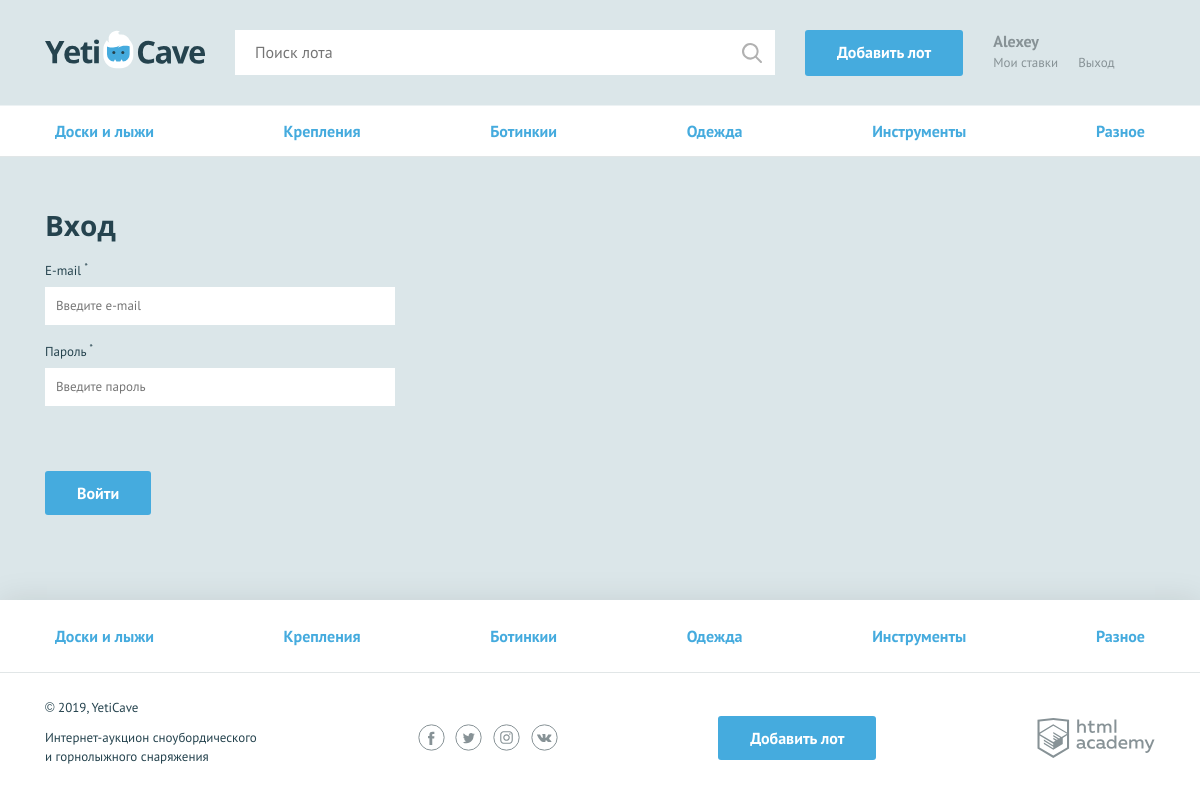
The page /login.php on the database its author committed.
### tables this page shows
CREATE TABLE categories
(
    id          BIGINT UNSIGNED AUTO_INCREMENT PRIMARY KEY,
    created_on  TIMESTAMP DEFAULT CURRENT_TIMESTAMP,
    title       VARCHAR(50) NOT NULL UNIQUE,
    symbol_code TEXT
);

### helpers.php (called while the page is built, shortened)
<?php
function include_template($name, array $data = []) {
    $name = 'templates/' . $name;
    extract($data);
    require $name;
    $result = ob_get_clean();
    return $result;
}
function getCategories(mysqli $sql_resource): array
{
    $query = "SELECT `id`, `title`, `symbol_code` FROM categories;";
    $res = mysqli_query($sql_resource, $query);
    if ($res) {
        return mysqli_fetch_all($res, MYSQLI_ASSOC);
    }
    return [];
}

### config.php (called while the page is built, shortened)
<?php
$is_auth = rand(0, 1);
$user_name = 'Alexey';

### templates/login.php (the view, shortened to what this page needs)
<nav class="nav">
    <ul class="nav__list container">
        <?php foreach ($categories as $category): ?>
            <li class="nav__item">
                <a href="./"><?= htmlspecialchars($category['title']) ?></a>
            </li>
        <?php endforeach; ?>
    </ul>
</nav>
<form class="form container" action="https://echo.htmlacademy.ru" method="post">
    <h2>Вход</h2>
    <div class="form__item">
        <label for="email">E-mail <sup>*</sup></label>
        <input id="email" type="text" name="email" placeholder="Введите e-mail">
    </div>
    <div class="form__item form__item--last">
        <label for="password">Пароль <sup>*</sup></label>
        <input id="password" type="password" name="password" placeholder="Введите пароль">
    </div>
    <button type="submit" class="button">Войти</button>
</form>

### templates/layout.php (shortened to what this page needs)
<!DOCTYPE html>
<html lang="ru">
<head>
    <link href="./css/normalize.min.css" rel="stylesheet">
    <link href="./css/style.css" rel="stylesheet">
    <link href="./css/flatpickr.min.css" rel="stylesheet">
</head>
<body>
<div class="page-wrapper">
    <header class="main-header">
        <div class="main-header__container container">
            <a class="main-header__logo">
                <img src="./img/logo.svg" width="160" height="39" alt="Логотип компании YetiCave">
            </a>
            <form class="main-header__search" method="get" action="https://echo.htmlacademy.ru" autocomplete="off">
                <input type="search" name="search" placeholder="Поиск лота">
                <input class="main-header__search-btn" type="submit" name="find" value="Найти">
            </form>
            <a class="main-header__add-lot button" href="./add.php">Добавить лот</a>
            <nav class="user-menu">
                <?php if ($is_auth): ?>
                    <div class="user-menu__logged">
                        <p><?= $user_name; ?></p>
                        <a class="user-menu__bets" href="./pages/my-bets.html">Мои ставки</a>
                        <a class="user-menu__logout" href="#">Выход</a>
                    </div>
                <?php endif; ?>
            </nav>
        </div>
    </header>
    <main class="<?= isset($isContainerClass) && $isContainerClass ? 'container' : '' ?>"><?= $content; ?></main>
</div>
<footer class="main-footer">
    <nav class="nav">
        <ul class="nav__list container">
            <?php foreach ($categories as $category): ?>
                <li class="nav__item">
                    <a href="./pages/all-lots.html"><?= htmlspecialchars($category['title']) ?></a>
                </li>
            <?php endforeach; ?>
        </ul>
    </nav>
    <div class="main-footer__bottom container">
        <div class="main-footer__copyright">
            <p>© 2019, YetiCave</p>
            <p>Интернет-аукцион сноубордического и горнолыжного снаряжения</p>
        </div>
        <div class="main-footer__social social">
            <a class="social__link social__link--facebook" href="#">
            </a>
            <a class="social__link social__link--twitter" href="#">
            </a>
            <a class="social__link social__link--instagram" href="#">
            </a>
            <a class="social__link social__link--vkontakte" href="#">
            </a>
        </div>
        <a class="main-footer__add-lot button" href="./add.php">Добавить лот</a>
        <div class="main-footer__developed-by">
            <a class="logo-academy" href="https://htmlacademy.ru/intensive/php">
            </a>
        </div>
    </div>
</footer>
</body>
</html>

### css/style.css (style rules this page uses)
html, body { height: 100%; }
.page-wrapper { display: flex; flex-direction: column; min-height: 100%; margin-bottom: -202px; }
.page-wrapper::after { content: ""; display: block; }
.page-wrapper::after { height: 85px; }
main { margin-bottom: 202px; }
body { min-width: 1140px; background-color: #dbe6e9; font-family: "PT Sans", sans-serif; font-weight: 400; font-size: 16px; line-height: 26px; color: #25434e; }
a { text-decoration: none; }
h2 { margin: 0; font-family: "Open Sans", sans-serif; font-size: 28px; line-height: 35px; font-weight: 700; }
.container { width: 1110px; margin: 0 auto; padding: 0 15px; }
.button { display: block; padding: 9px 32px; background-color: #45abde; color: #ffffff; text-align: center; font-weight: 700; border: none; border-radius: 3px; }
.main-header { padding: 30px 0 29px; border-bottom: 1px solid rgba(255, 255, 255, 0.5); }
.main-header__container { display: -webkit-flex; display: -ms-flexbox; display: flex; -webkit-justify-content: flex-start; -ms-flex-pack: start; justify-content: flex-start; }
.main-header__logo { display: block; margin-right: 30px; }
.main-header__search { position: relative; width: 540px; margin-right: 30px; }
.main-header__search input[type="search"] { width: 100%; padding: 8px 19px 9px 19px; border: 1px solid #ffffff; }
.main-header__search-btn { content: ""; position: absolute; top: 3px; right: 3px; width: 20px; height: 20px; padding: 20px; background: url("../img/search.svg") center no-repeat; opacity: 0.3; border: 0; font-size: 0; }
.main-header__add-lot { max-width: 160px; margin-right: 30px; }
.user-menu { display: -webkit-flex; display: -ms-flexbox; display: flex; }
.user-menu__logged { color: #879296; line-height: 22px; }
.user-menu__logged p { font-weight: 700; margin: 0; }
.user-menu__logged a { color: #879296; font-size: 13px; font-weight: 400; float: left; }
.user-menu__logged a:last-child { margin-left: 20px; }
.main-footer { background-color: #ffffff; box-shadow: 0 0 30px 0 rgba(0, 0, 0, 0.1); }
.main-footer__bottom { display: -webkit-flex; display: -ms-flexbox; display: flex; -webkit-justify-content: space-between; -ms-flex-pack: justify; justify-content: space-between; -webkit-align-items: center; -ms-flex-align: center; align-items: center; padding: 25px 0; }
.main-footer__copyright { max-width: 212px; }
.main-footer__copyright p { margin: 0; margin-bottom: 11px; font-size: 13px; line-height: 19px; }
.main-footer__social { width: 140px; }
.social { display: -webkit-flex; display: -ms-flexbox; display: flex; -webkit-justify-content: space-between; -ms-flex-pack: justify; justify-content: space-between; -webkit-flex-wrap: wrap; -ms-flex-wrap: wrap; flex-wrap: wrap; }
.social__link { width: 27px; height: 27px; }
.logo-academy { display: block; width: 118px; height: 40px; }
.nav { background-color: #ffffff; border-bottom: 1px solid #e1e6e7; }
.nav__list { display: -webkit-flex; display: -ms-flexbox; display: flex; -webkit-justify-content: space-between; -ms-flex-pack: justify; justify-content: space-between; -webkit-flex-wrap: wrap; -ms-flex-wrap: wrap; flex-wrap: wrap; list-style: none; }
.nav__item a { position: relative; display: block; padding: 12px 10px; font-weight: 700; color: #45abde; }
.nav__item a::before { content: ""; display: none; position: absolute; bottom: 0; width: calc(100% - 20px); height: 3px; background-color: #e2e5e6; }
.main-footer .nav__item a { padding: 23px 10px; }
.form { padding-top: 51px; }
.form h2 { padding-bottom: 15px; }
.form__item { width: 350px; margin: 0; margin-bottom: 14px; font-size: 13px; }
.form__item label { display: block; margin-bottom: 3px; }
.form__item input, .form__item textarea { display: block; width: 100%; padding: 5px 10px; border: 1px solid #ffffff; box-sizing: border-box; }
.form__item--last { margin-bottom: 65px; }
.form .button { display: inline-block; vertical-align: middle; margin-right: 20px; }

### rows shown on the page
categories: title "Доски и лыжи"
categories: title "Крепления"
categories: title "Ботинкии"
categories: title "Одежда"
categories: title "Инструменты"
categories: title "Разное"

### other values the page prints
$user_name "Alexey"
